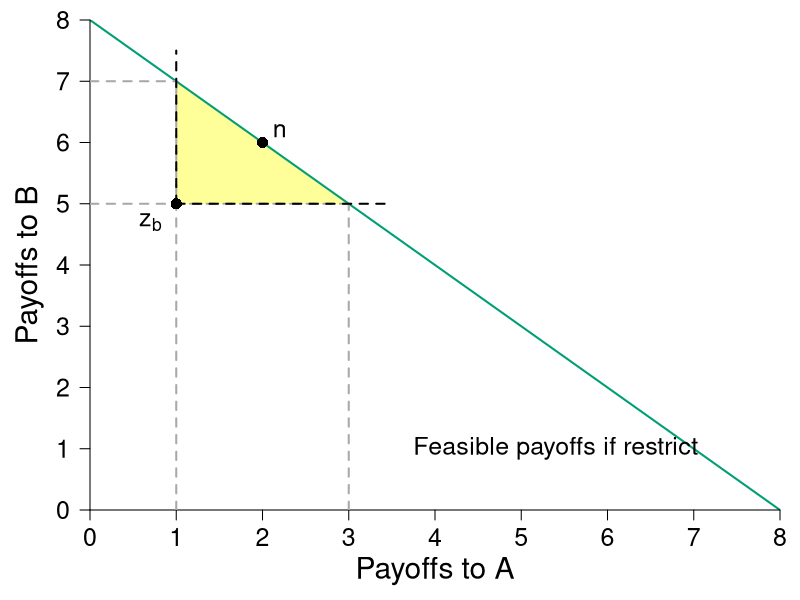

Recreate this plot in R.
require(ggplot2)
require(shape)
require(plotrix)

pdf(file = "what_can_markets_do/coase_bargaining_initial_right_B.pdf", width = 9, height = 7)

#Set parameters for graphics
namesize <- 1.3
pointsize <- 1.8
axislabelsize <- 1.8
labelsize <- 1.5
namesize <- 1.8
annotatesize <- 1.5
graphlinewidth <- 2
segmentlinewidth <- 1.5



#Colors
COL <- c("#7fc97f", "#beaed4", "#fdc086", "#ffff99", "#386cb0", "#f0027f", "#bf5b17", "#666666")
COLA <- c("#99d8c9","#66c2a4","#41ae76", "#238b45", "#005824")
COLB <- c("#4eb3d3", "#2b8cbe", "#0868ac","#084081")
grays <- gray.colors(25, start = 1, end = 0)
CBCols <- c("#009E73","#0072B2","#E69F00","#CC79A7", "#F0E442")

upf <- function(ub) {
  8 - ub
}


uA <- function(xA, yA, alpha = 1/2){
  ((xA)^alpha)*((yA)^(1 - alpha))
}


par(mar =  c(4.5, 4.5, 1, 1))
xlims <- c(0, 8)
ylims <- c(0, 8)


plot(0, 0, xlim = xlims, ylim = ylims, type = "n",
     xlab = "",
     ylab = "",
     xaxt = "n", 
     yaxt = "n", 
     cex.lab = axislabelsize, 
     bty = "n",
     xaxs="i", 
     yaxs="i")

npts <- 500 
npts2 <- 501
#Specify the sequences of points for graphing. 
xx1 <- seq(xlims[1], xlims[2], length.out = npts)
xx2 <- seq(xlims[1], xlims[2], length.out = npts)
xx3 <- seq(xlims[1], xlims[2], length.out = npts2)

text(0.5*xlims[2], -1, expression(paste("Payoffs to A")), xpd = TRUE, cex = axislabelsize) 
text(-0.7, 0.5*ylims[2], expression(paste("Payoffs to B")), xpd = TRUE, cex = axislabelsize, srt = 90) 


#polygons
xpoly1 <- c(1,3,1)
ypoly1 <- c(5,5,7)
polygon(x = xpoly1, y = ypoly1, col=COL[4], density=NULL, border = NA)


#Draw the lines for the graphs
lines(xx1, upf(xx1), col = CBCols[1], lwd = graphlinewidth)

#Customize ticks and labels for the plot
ticksy <- seq(from = ylims[1], to = ylims[2], by = 1)
ylabels <- seq(from = ylims[1], to = ylims[2], by = 1)
ticksx <- seq(from =  xlims[1], to = xlims[2], by = 1)
xlabels <- seq(from = xlims[1], to = xlims[2], by = 1)
axis(1, at = ticksx, pos = 0, labels = xlabels, cex.axis = labelsize)
axis(2, at = ticksy, pos = 0, labels = ylabels, las = 1, cex.axis = labelsize)


#segments:
#segments(4,  0, 4, 4, lty = 2, col = "darkgray", lwd = 2)
#segments(0, 4, 4, 4, lty = 2, col = "darkgray", lwd = 2)

segments(3,  0, 3, 5, lty = 2, col = "darkgray", lwd = 2)
segments(0, 5, 3, 5, lty = 2, col = "darkgray", lwd = 2)

segments(1,  0, 1, 7, lty = 2, col = "darkgray", lwd = 2)
segments(0, 7, 1, 7, lty = 2, col = "darkgray", lwd = 2)

segments(1,  5, 3.5, 5, lty = 2, col = "black", lwd = 2)
segments(1, 5, 1, 7.5, lty = 2, col = "black", lwd = 2)

#points:
#points(4,  4, pch = 16, col = "black", cex = 1.5)
#text(4-0.3,  4-0.3, expression(Z[a]), cex = annotatesize)

points(1, 5, pch = 16, col = "black", cex = 1.5)
text(1 - 0.3, 5 - 0.3, expression(z[b]), cex = annotatesize)

points(2, 6, pch = 16, col = "black", cex = 1.5)
text(2+0.2, 6+0.2, expression(n), cex = annotatesize)

#label
text(5.4, 1, expression("Feasible payoffs if restrict"), cex = annotatesize)

dev.off()
